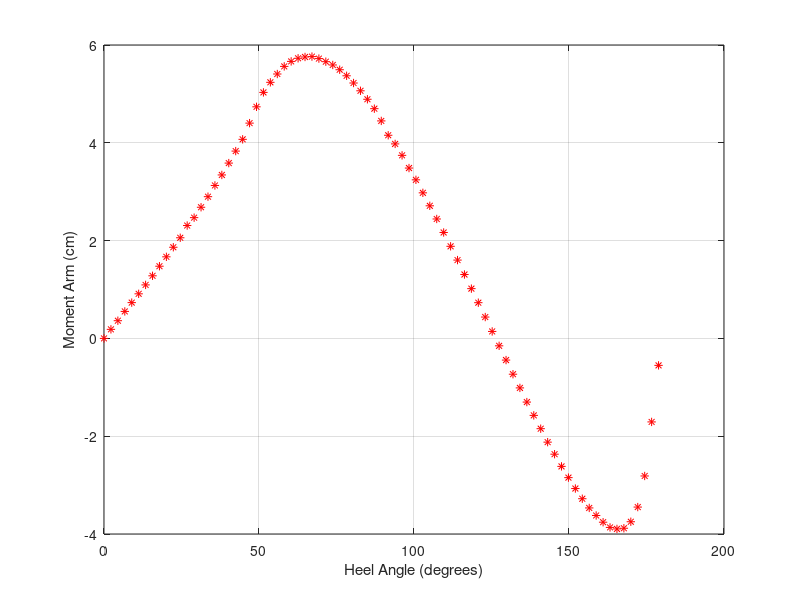

Source code (MATLAB):
function mynewboat
clf
% define the size and mass of the boat
L = 60;%cm
W = 20;%cm
mass = 1000;%grams
% define a grid of points (don't change)
dy = 0.02;
dz = 0.01;
da = dy.*dz;
[y,z]=meshgrid(-1:dy:1,-1:dz:0);
% set the shape
n = 2.5;
% set a guess for the intercept (don't change)
d = -0.5;
% set the relative center of mass
ycom = 0;
zcom = -0.7;
% loop through the angles (will fail at exactly 90 so avoid)
for theta = 0:sqrt(5):180
    % find the waterline (don't change)
    d = fzero(@(d) bouyancy(y,z,n,theta,d,da,L,W,mass), d);
    % find the cob (don't change)
    [ycob,zcob] = cob(y,z,n,theta,d,da);
    % define the water vector (don't change)
    watervec = [cosd(theta) sind(theta)];
    % find the arm (don't change)
    arm = (W/2).*[ycob-ycom,zcob-zcom]*watervec';%cm
    % plot the stability curve
    plot(theta,arm,'r*'), hold on, grid on
    xlabel('Heel Angle (degrees)')
    ylabel('Moment Arm (cm)')
end
end

function res = bouyancy(y,z,n,theta,d,da,L,W,mass)
% return the difference between boat mass and displaced water mass (don't
% change)
res = sub_area(y,z,n,theta,d,da)*(W/2)^2*L - mass;%grams
end

function area = sub_area(y,z,n,theta,d,da)
% find the submerged area (don't change)
if theta < 90
    index = find(z > hull(y,n) & z < water(y,theta,d));
else
    index = find(z > hull(y,n) > 0 & z > water(y,theta,d) & z < 0);
end
area = length(index).*da;
end

function [ycob,zcob] = cob(y,z,n,theta,d,da)
% find the cob (don't change)
if theta < 90
    index = find(z > hull(y,n) & z < water(y,theta,d));
else
    index = find(z > hull(y,n) > 0 & z > water(y,theta,d) & z < 0);
end
area = length(index).*da;
ycob = sum(y(index).*da)./area;
zcob = sum(z(index).*da)./area;
end

function z = hull(y,n)
% the hull function (don't change)
z = abs(y).^n - 1;
end

function z = water(y,theta,d)
% the water function (don't change)
z = tand(theta).*y + d;
end